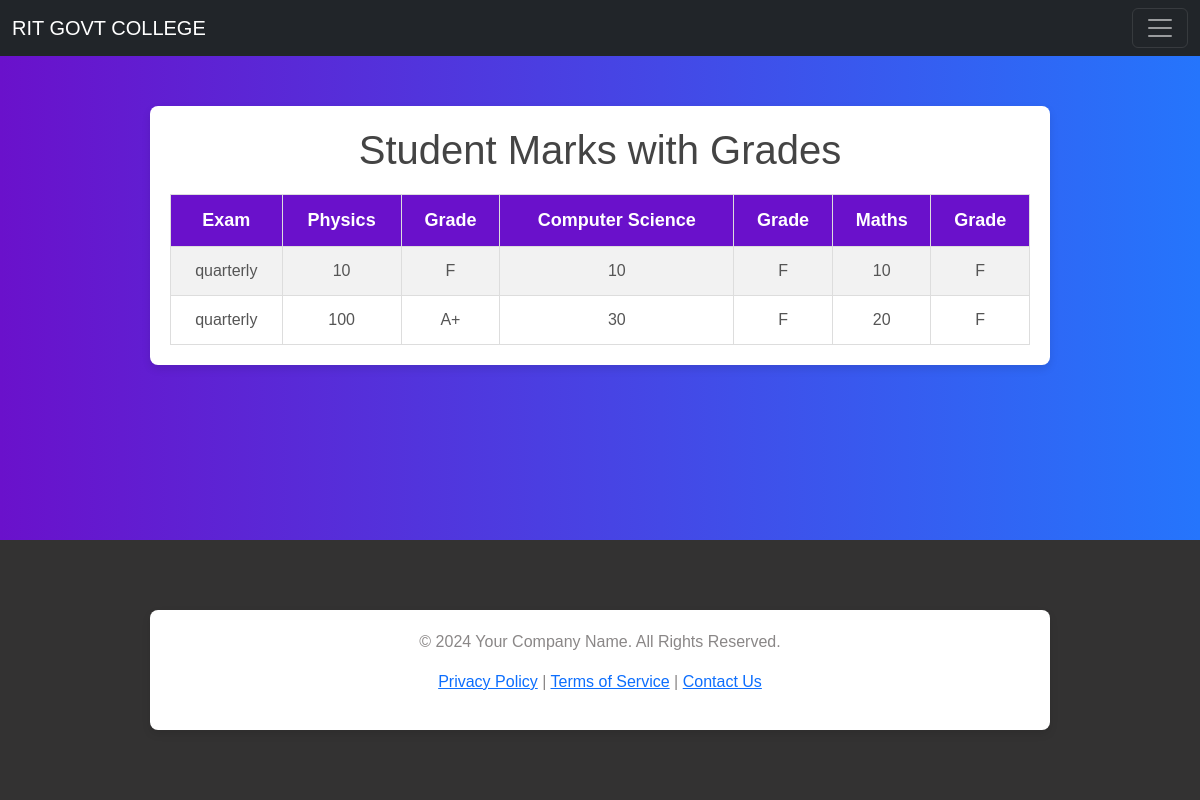
Page /view_student_marks (signed in) on the earlier database version.
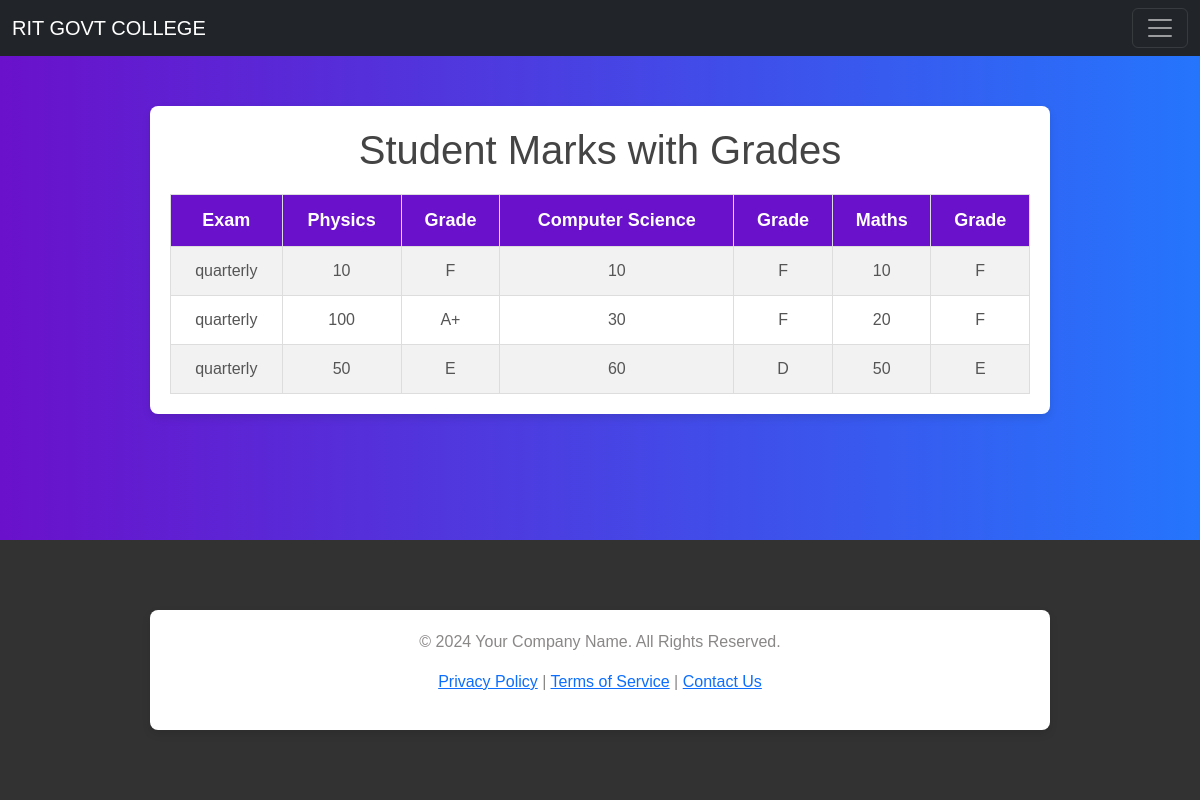
Same page on the later database version.
### app1/models.py (models this page shows, shortened)
class marks(models.Model):
    student = models.ForeignKey(studentdetails, on_delete=models.CASCADE)
    physics=models.IntegerField()
    maths=models.IntegerField()
    computer_science=models.IntegerField()
    lecturer=models.ForeignKey(staff,on_delete=models.CASCADE,null=True,blank=True)
    exam_type=models.CharField(max_length=30,default='quarterly')

### app1/views.py (the view)
# urls.py: path('view_student_marks',views.student_view_marks,name='student_view_marks'),
def student_view_marks(request):
    student_id=request.session.get('sid')
    if not student_id:
        return render(request,'error.html')
    student=studentdetails.objects.get(id=student_id)
    student_marks=marks.objects.filter(student=student)
    return render(request,'student_view_marks.html',{'marks':student_marks})

### templates/student_view_marks.html (shortened to what this page needs)
{% extends 'base.html' %}
{% block content %}
{% load static %}
    <div class="container">
        <h1>Student Marks with Grades</h1>
        <table>
            <tr>
                <th>Exam</th>
                <th>Physics</th>
                <th>Grade</th>
                <th>Computer Science</th>
                <th>Grade</th>
                <th>Maths</th>
                <th>Grade</th>
            </tr>
            {% for mark in marks %}
            <tr>
                <td>{{ mark.exam_type }}</td>
                <td>{{ mark.physics }}</td>
                <td>
                    {% if mark.physics > 90 %}
                        A+
                    {% elif mark.physics > 80 %}
                        A
                    {% elif mark.physics > 70 %}
                        B
                    {% elif mark.physics > 60 %}
                        C
                    {% elif mark.physics > 50 %}
                        D
                    {% elif mark.physics >= 40 %}
                        E
                    {% else %}
                        F
                    {% endif %}
                </td>
                <td>{{ mark.computer_science }}</td>
                <td>
                    {% if mark.computer_science > 90 %}
                        A+
                    {% elif mark.computer_science > 80 %}
                        A
                    {% elif mark.computer_science > 70 %}
                        B
                    {% elif mark.computer_science > 60 %}
                        C
                    {% elif mark.computer_science > 50 %}
                        D
                    {% elif mark.computer_science >= 40 %}
                        E
                    {% else %}
                        F
                    {% endif %}
                </td>
                <td>{{ mark.maths }}</td>
                <td>
                    {% if mark.maths > 90 %}
                        A+
                    {% elif mark.maths > 80 %}
                        A
                    {% elif mark.maths > 70 %}
                        B
                    {% elif mark.maths > 60 %}
                        C
                    {% elif mark.maths > 50 %}
                        D
                    {% elif mark.maths >= 40 %}
                        E
                    {% else %}
                        F
                    {% endif %}
                </td>
            </tr>
            {% endfor %}
        </table>
    </div>
</body>
{% endblock %}

Differences in the rows shown:
added marks: exam_type "quarterly", physics "50", shows "E", computer_science "60", shows "D", maths "50"
